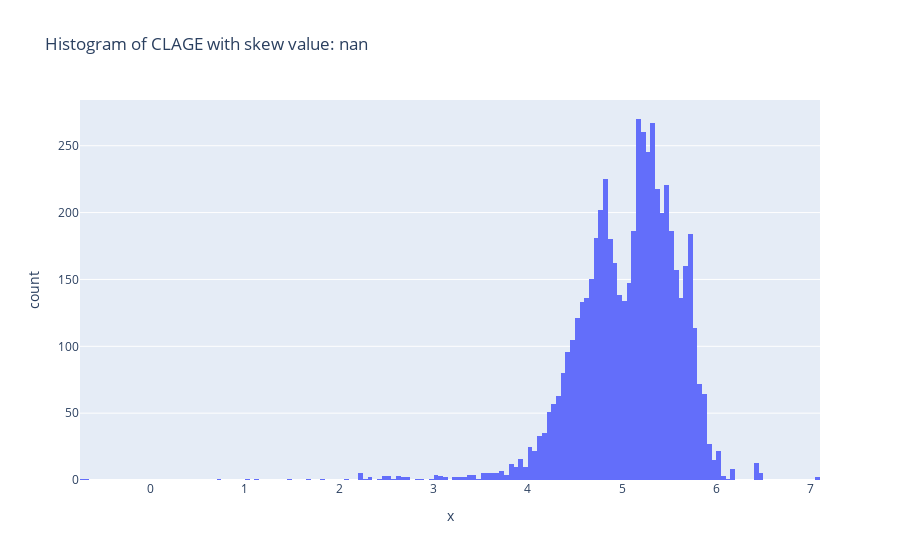

The notebook cell this image was saved under:
### Code cell
skew_value = np.log(df['CLAGE']).skew()

fig8 = px.histogram(df, x= np.log(df['CLAGE']), title= f'Histogram of CLAGE with skew value: {skew_value:.2f}')
fig8.show()

### Figure 1 — Plotly figure (JSON) as saved in the notebook; plotly's stock layout.template omitted (floating-point values rounded to 4 significant figures; data arrays with more than 128 entries replaced by an {"elided": "..."} marker saying what was removed)
{"data": [{"alignmentgroup": "True", "bingroup": "x", "hovertemplate": "x=%{x}<br>count=%{y}<extra></extra>", "legendgroup": "", "marker": {"color": "#636efa", "pattern": {"shape": ""}}, "name": "", "offsetgroup": "", "orientation": "v", "showlegend": false, "type": "histogram", "x": {"elided": "5960 float values"}, "xaxis": "x", "yaxis": "y"}], "layout": {"barmode": "relative", "legend": {"tracegroupgap": 0}, "title": {"text": "Histogram of CLAGE with skew value: nan"}, "xaxis": {"anchor": "y", "domain": [0, 1], "title": {"text": "x"}}, "yaxis": {"anchor": "x", "domain": [0, 1], "title": {"text": "count"}}}}
